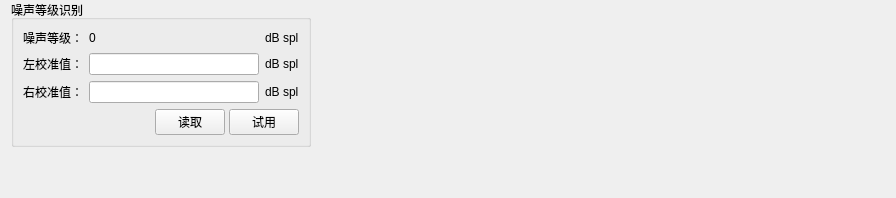
        <widget class="QWidget" name="tab_10">
         <attribute name="title">
          <string>NLI</string>
         </attribute>
         <layout class="QHBoxLayout" name="horizontalLayout_56">
          <property name="topMargin">
           <number>0</number>
          </property>
          <item>
           <layout class="QVBoxLayout" name="verticalLayout_40">
            <item>
             <widget class="QGroupBox" name="groupBox_8">
              <property name="sizePolicy">
               <sizepolicy hsizetype="Fixed" vsizetype="Fixed">
                <horstretch>0</horstretch>
                <verstretch>0</verstretch>
               </sizepolicy>
              </property>
              <property name="minimumSize">
               <size>
                <width>300</width>
                <height>0</height>
               </size>
              </property>
              <property name="maximumSize">
               <size>
                <width>300</width>
                <height>16777215</height>
               </size>
              </property>
              <property name="title">
               <string>噪声等级识别</string>
              </property>
              <layout class="QVBoxLayout" name="verticalLayout_50">
               <item>
                <layout class="QVBoxLayout" name="verticalLayout_38">
                 <item>
                  <layout class="QGridLayout" name="gridLayout_2">
                   <item row="2" column="0">
                    <widget class="QLabel" name="label_9">
                     <property name="text">
                      <string>左校准值：</string>
                     </property>
                    </widget>
                   </item>
                   <item row="0" column="0">
                    <widget class="QLabel" name="label_14">
                     <property name="sizePolicy">
                      <sizepolicy hsizetype="Fixed" vsizetype="Preferred">
                       <horstretch>0</horstretch>
                       <verstretch>0</verstretch>
                      </sizepolicy>
                     </property>
                     <property name="text">
                      <string>噪声等级：</string>
                     </property>
                    </widget>
                   </item>
                   <item row="3" column="0">
                    <widget class="QLabel" name="label_159">
                     <property name="text">
                      <string>右校准值：</string>
                     </property>
                    </widget>
                   </item>
                   <item row="3" column="3">
                    <widget class="QLabel" name="label_236">
                     <property name="text">
                      <string>dB spl</string>
                     </property>
                    </widget>
                   </item>
                   <item row="0" column="3">
                    <widget class="QLabel" name="label_237">
                     <property name="text">
                      <string>dB spl</string>
                     </property>
                    </widget>
                   </item>
                   <item row="2" column="2">
                    <widget class="QLineEdit" name="NRNLICalibrationLeftLineEdit">
                     <property name="sizePolicy">
                      <sizepolicy hsizetype="Preferred" vsizetype="Fixed">
                       <horstretch>0</horstretch>
                       <verstretch>0</verstretch>
                      </sizepolicy>
                     </property>
                     <property name="maximumSize">
                      <size>
                       <width>16777215</width>
                       <height>22</height>
                      </size>
                     </property>
                    </widget>
                   </item>
                   <item row="0" column="2">
                    <widget class="QLabel" name="showNRNLISPLLabel">
                     <property name="styleSheet">
                      <string notr="true"/>
                     </property>
                     <property name="text">
                      <string>0</string>
                     </property>
                    </widget>
                   </item>
                   <item row="2" column="3">
                    <widget class="QLabel" name="label_235">
                     <property name="sizePolicy">
                      <sizepolicy hsizetype="Fixed" vsizetype="Preferred">
                       <horstretch>0</horstretch>
                       <verstretch>0</verstretch>
                      </sizepolicy>
                     </property>
                     <property name="text">
                      <string>dB spl</string>
                     </property>
                    </widget>
                   </item>
                   <item row="3" column="2">
                    <widget class="QLineEdit" name="NRNLICalibrationRightLineEdit">
                     <property name="sizePolicy">
                      <sizepolicy hsizetype="Preferred" vsizetype="Fixed">
                       <horstretch>0</horstretch>
                       <verstretch>0</verstretch>
                      </sizepolicy>
                     </property>
                     <property name="maximumSize">
                      <size>
                       <width>16777215</width>
                       <height>22</height>
                      </size>
                     </property>
                    </widget>
                   </item>
                  </layout>
                 </item>
                </layout>
               </item>
               <item>
                <layout class="QHBoxLayout" name="horizontalLayout_54">
                 <property name="spacing">
                  <number>4</number>
                 </property>
                 <item>
                  <widget class="QLabel" name="NRNLIErrorShowLabel">
                   <property name="sizePolicy">
                    <sizepolicy hsizetype="Expanding" vsizetype="Preferred">
                     <horstretch>0</horstretch>
                     <verstretch>0</verstretch>
                    </sizepolicy>
                   </property>
                   <property name="minimumSize">
                    <size>
                     <width>100</width>
                     <height>0</height>
                    </size>
                   </property>
                   <property name="text">
                    <string/>
                   </property>
                  </widget>
                 </item>
                 <item>
                  <widget class="QPushButton" name="NRNLIDataReadBtn">
                   <property name="sizePolicy">
                    <sizepolicy hsizetype="Fixed" vsizetype="Fixed">
                     <horstretch>0</horstretch>
                     <verstretch>0</verstretch>
                    </sizepolicy>
                   </property>
                   <property name="maximumSize">
                    <size>
                     <width>70</width>
                     <height>30</height>
                    </size>
                   </property>
                   <property name="text">
                    <string>读取</string>
                   </property>
                  </widget>
                 </item>
                 <item>
                  <widget class="QPushButton" name="NRNLIDataWriteBtn">
                   <property name="sizePolicy">
                    <sizepolicy hsizetype="Fixed" vsizetype="Fixed">
                     <horstretch>0</horstretch>
                     <verstretch>0</verstretch>
                    </sizepolicy>
                   </property>
                   <property name="maximumSize">
                    <size>
                     <width>70</width>
                     <height>30</height>
                    </size>
                   </property>
                   <property name="text">
                    <string>试用</string>
                   </property>
                  </widget>
                 </item>
                </layout>
               </item>
              </layout>
             </widget>
            </item>
            <item>
             <spacer name="verticalSpacer_5">
              <property name="orientation">
               <enum>Qt::Vertical</enum>
              </property>
              <property name="sizeHint" stdset="0">
               <size>
                <width>20</width>
                <height>40</height>
               </size>
              </property>
             </spacer>
            </item>
           </layout>
          </item>
          <item>
           <spacer name="horizontalSpacer_19">
            <property name="orientation">
             <enum>Qt::Horizontal</enum>
            </property>
            <property name="sizeHint" stdset="0">
             <size>
              <width>574</width>
              <height>20</height>
             </size>
            </property>
           </spacer>
          </item>
         </layout>
        </widget>
